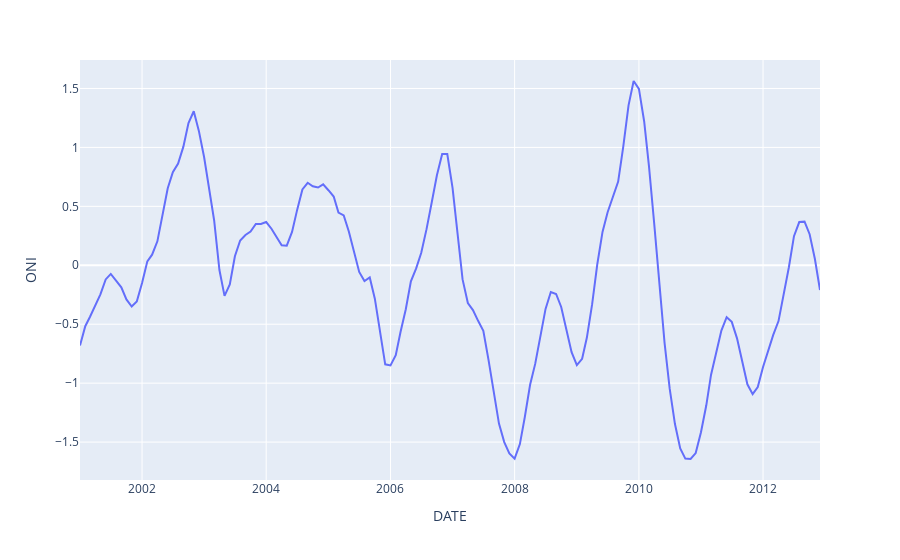

Notebook code cell kept with this figure:
### Code cell
# ONI interactive time series
plot = px.line(data_frame=forexoni, y='ONI', labels={'Date':'Time'},)
#               title='ONI changes over time')
plot.show()

### Figure 1 — Plotly figure (JSON) as saved in the notebook; plotly's stock layout.template omitted (floating-point values rounded to 4 significant figures; data arrays with more than 128 entries replaced by an {"elided": "..."} marker saying what was removed)
{"data": [{"hovertemplate": "DATE=%{x}<br>ONI=%{y}<extra></extra>", "legendgroup": "", "line": {"color": "#636efa", "dash": "solid"}, "marker": {"symbol": "circle"}, "mode": "lines", "name": "", "orientation": "v", "showlegend": false, "type": "scatter", "x": {"elided": "144 str values"}, "xaxis": "x", "y": {"elided": "144 float values"}, "yaxis": "y"}], "layout": {"legend": {"tracegroupgap": 0}, "margin": {"t": 60}, "xaxis": {"anchor": "y", "domain": [0, 1], "title": {"text": "DATE"}}, "yaxis": {"anchor": "x", "domain": [0, 1], "title": {"text": "ONI"}}}}
